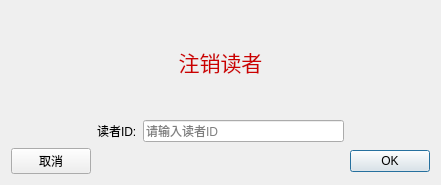
<?xml version="1.0" encoding="UTF-8"?>
<ui version="4.0">
 <class>DelReaderDialog</class>
 <widget class="QDialog" name="DelReaderDialog">
  <property name="geometry">
   <rect>
    <x>0</x>
    <y>0</y>
    <width>441</width>
    <height>185</height>
   </rect>
  </property>
  <property name="windowTitle">
   <string>Dialog</string>
  </property>
  <layout class="QGridLayout" name="gridLayout">
   <item row="0" column="1" colspan="2">
    <widget class="QLabel" name="label">
     <property name="text">
      <string>&lt;html&gt;&lt;head/&gt;&lt;body&gt;&lt;p align=&quot;center&quot;&gt;&lt;span style=&quot; font-size:16pt; color:#cc0000;&quot;&gt;注销读者&lt;/span&gt;&lt;/p&gt;&lt;/body&gt;&lt;/html&gt;</string>
     </property>
    </widget>
   </item>
   <item row="1" column="2">
    <widget class="QLineEdit" name="readerIDlineEdit">
     <property name="placeholderText">
      <string>请输入读者ID</string>
     </property>
    </widget>
   </item>
   <item row="1" column="1">
    <widget class="QLabel" name="label_2">
     <property name="text">
      <string>读者ID:</string>
     </property>
    </widget>
   </item>
   <item row="2" column="3">
    <widget class="QPushButton" name="ok">
     <property name="text">
      <string>OK</string>
     </property>
     <property name="default">
      <bool>true</bool>
     </property>
    </widget>
   </item>
   <item row="2" column="0">
    <widget class="QPushButton" name="exit">
     <property name="text">
      <string>取消</string>
     </property>
     <property name="autoDefault">
      <bool>false</bool>
     </property>
    </widget>
   </item>
  </layout>
 </widget>
 <resources/>
 <connections/>
</ui>
